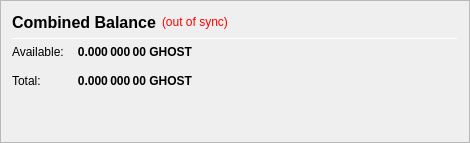
                   <widget class="QFrame" name="frame_CombinedBalances">
                    <property name="minimumSize">
                     <size>
                      <width>470</width>
                      <height>0</height>
                     </size>
                    </property>
                    <property name="frameShape">
                     <enum>QFrame::StyledPanel</enum>
                    </property>
                    <property name="frameShadow">
                     <enum>QFrame::Raised</enum>
                    </property>
                    <layout class="QVBoxLayout" name="verticalLayout_5">
                     <item>
                      <layout class="QHBoxLayout" name="horizontalLayout_5" stretch="0,0,0">
                       <item>
                        <widget class="QLabel" name="label_5z">
                         <property name="minimumSize">
                          <size>
                           <width>0</width>
                           <height>20</height>
                          </size>
                         </property>
                         <property name="font">
                          <font>
                           <pointsize>12</pointsize>
                           <weight>75</weight>
                           <bold>true</bold>
                          </font>
                         </property>
                         <property name="toolTip">
                          <string>Combined Balance (including unconfirmed and immature coins)</string>
                         </property>
                         <property name="text">
                          <string>Combined Balance</string>
                         </property>
                        </widget>
                       </item>
                       <item>
                        <widget class="QLabel" name="labelWalletStatus">
                         <property name="cursor">
                          <cursorShape>WhatsThisCursor</cursorShape>
                         </property>
                         <property name="toolTip">
                          <string>The displayed information may be out of date. Your wallet automatically synchronizes with the GHOST_PRISM network after a connection is established, but this process has not completed yet.</string>
                         </property>
                         <property name="styleSheet">
                          <string notr="true">QLabel { color: red; }</string>
                         </property>
                         <property name="text">
                          <string notr="true">(out of sync)</string>
                         </property>
                         <property name="alignment">
                          <set>Qt::AlignLeading|Qt::AlignLeft|Qt::AlignVCenter</set>
                         </property>
                        </widget>
                       </item>
                       <item>
                        <spacer name="horizontalSpacer_1">
                         <property name="orientation">
                          <enum>Qt::Horizontal</enum>
                         </property>
                         <property name="sizeHint" stdset="0">
                          <size>
                           <width>40</width>
                           <height>20</height>
                          </size>
                         </property>
                        </spacer>
                       </item>
                      </layout>
                     </item>
                     <item>
                      <widget class="Line" name="line_CombinedBalance">
                       <property name="minimumSize">
                        <size>
                         <width>0</width>
                         <height>1</height>
                        </size>
                       </property>
                       <property name="maximumSize">
                        <size>
                         <width>16777215</width>
                         <height>1</height>
                        </size>
                       </property>
                       <property name="orientation">
                        <enum>Qt::Horizontal</enum>
                       </property>
                      </widget>
                     </item>
                     <item>
                      <layout class="QGridLayout" name="gridLayout_3">
                       <property name="spacing">
                        <number>12</number>
                       </property>
                       <item row="1" column="0">
                        <widget class="QLabel" name="labelBalanceTextz">
                         <property name="text">
                          <string>Available:</string>
                         </property>
                        </widget>
                       </item>
                       <item row="1" column="1">
                        <widget class="QLabel" name="labelBalancez">
                         <property name="font">
                          <font>
                           <weight>75</weight>
                           <bold>true</bold>
                          </font>
                         </property>
                         <property name="cursor">
                          <cursorShape>IBeamCursor</cursorShape>
                         </property>
                         <property name="toolTip">
                          <string>Your current spendable balance</string>
                         </property>
                         <property name="text">
                          <string notr="true">0.000 000 00 GHOST</string>
                         </property>
                         <property name="alignment">
                          <set>Qt::AlignRight|Qt::AlignTrailing|Qt::AlignVCenter</set>
                         </property>
                         <property name="textInteractionFlags">
                          <set>Qt::LinksAccessibleByMouse|Qt::TextSelectableByKeyboard|Qt::TextSelectableByMouse</set>
                         </property>
                        </widget>
                       </item>
                       <item row="2" column="0">
                        <widget class="QLabel" name="labelTotalTextz">
                         <property name="text">
                          <string>Total:</string>
                         </property>
                        </widget>
                       </item>
                       <item row="2" column="1">
                        <widget class="QLabel" name="labelTotalz">
                         <property name="font">
                          <font>
                           <weight>75</weight>
                           <bold>true</bold>
                          </font>
                         </property>
                         <property name="cursor">
                          <cursorShape>IBeamCursor</cursorShape>
                         </property>
                         <property name="toolTip">
                          <string>Total Balance, including all unavailable coins.</string>
                         </property>
                         <property name="text">
                          <string notr="true">0.000 000 00 GHOST</string>
                         </property>
                         <property name="alignment">
                          <set>Qt::AlignRight|Qt::AlignTrailing|Qt::AlignVCenter</set>
                         </property>
                         <property name="textInteractionFlags">
                          <set>Qt::LinksAccessibleByMouse|Qt::TextSelectableByKeyboard|Qt::TextSelectableByMouse</set>
                         </property>
                        </widget>
                       </item>
                       <item row="2" column="3">
                        <spacer name="horizontalSpacer_2">
                         <property name="orientation">
                          <enum>Qt::Horizontal</enum>
                         </property>
                         <property name="sizeHint" stdset="0">
                          <size>
                           <width>40</width>
                           <height>20</height>
                          </size>
                         </property>
                        </spacer>
                       </item>
                      </layout>
                     </item>
                     <item>
                      <spacer name="verticalSpacer_1">
                       <property name="orientation">
                        <enum>Qt::Vertical</enum>
                       </property>
                       <property name="sizeHint" stdset="0">
                        <size>
                         <width>20</width>
                         <height>40</height>
                        </size>
                       </property>
                      </spacer>
                     </item>
                    </layout>
                   </widget>
